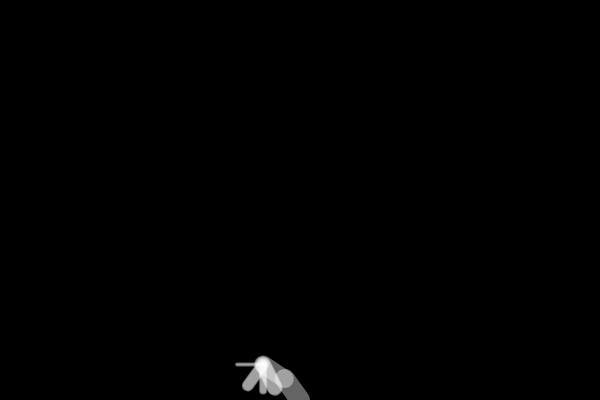
Frame 1 (no input)
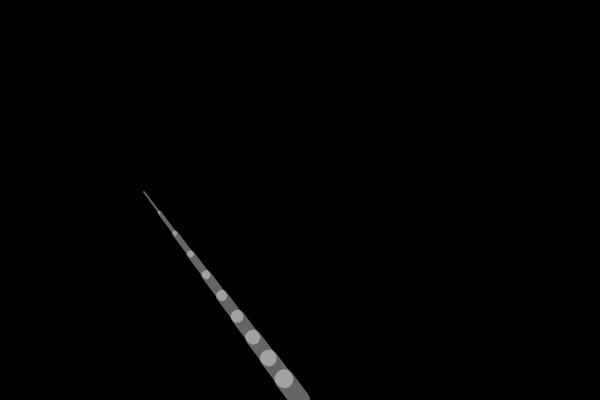
Frame 60 (no input)
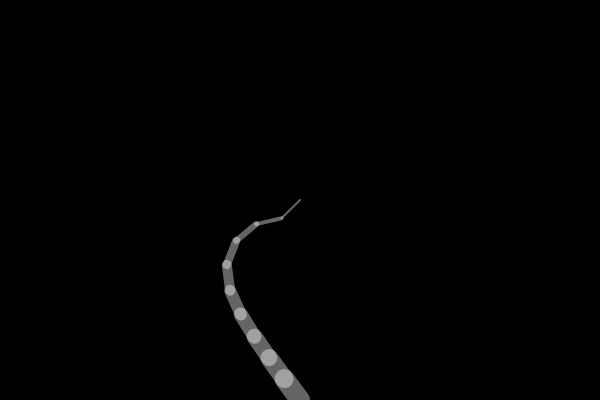
Frame 120 (the mouse pressed at the canvas centre since frame 60)

The p5.js sketch that drew these frames (run headless with seeded random() and noise() and a simulated clock; from frame 60 on, the mouse is pressed at the canvas centre):

// p5.js sketch
// ── sketch.js
let numSegments = 10,
  x = [],
  y = [],
  angle = [],
  segLength = 26,
  targetX,
  targetY;

for (let i = 0; i < numSegments; i++) {
  x[i] = 0;
  y[i] = 0;
  angle[i] = 0;
}

function setup() {
  createCanvas(600, 400);
  strokeWeight(20);
  stroke(255, 100);

  x[x.length - 1] = width / 2; // Set base x-coordinate
  y[x.length - 1] = height; // Set base y-coordinate
}

function draw() {
  background(0);

  reachSegment(0, mouseX, mouseY);
  for (let i = 1; i < numSegments; i++) {
    reachSegment(i, targetX, targetY);
  }
  for (let j = x.length - 1; j >= 1; j--) {
    positionSegment(j, j - 1);
  }
  for (let k = 0; k < x.length; k++) {
    segment(x[k], y[k], angle[k], (k + 1) * 2);
  }
}

function positionSegment(a, b) {
  x[b] = x[a] + cos(angle[a]) * segLength;
  y[b] = y[a] + sin(angle[a]) * segLength;
}

function reachSegment(i, xin, yin) {
  const dx = xin - x[i];
  const dy = yin - y[i];
  angle[i] = atan2(dy, dx);
  targetX = xin - cos(angle[i]) * segLength;
  targetY = yin - sin(angle[i]) * segLength;
}

function segment(x, y, a, sw) {
  strokeWeight(sw);
  push();
  translate(x, y);
  rotate(a);
  line(0, 0, segLength, 0);
  pop();
}
